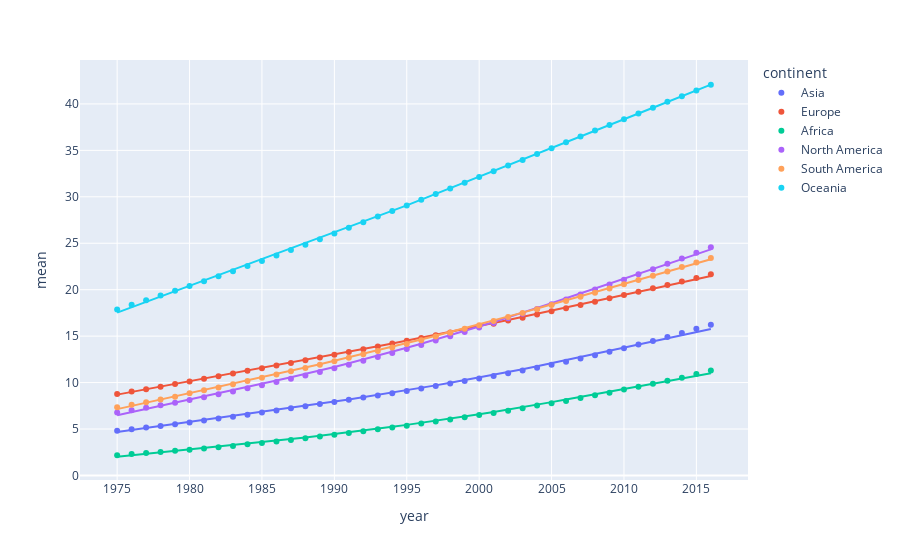

Notebook cell for this chart:
### Code cell
import plotly.express as px

data = obesity.query("sex == 'B'")
data2 = data.copy()

data2['mean'] = data.groupby(["continent", "year"]).obesity.transform('mean')
data2 = data2[["continent", "year", "mean"]].drop_duplicates()

scatterplot = px.scatter(data2, x='year', y='mean', color='continent', trendline='lowess')
scatterplot
